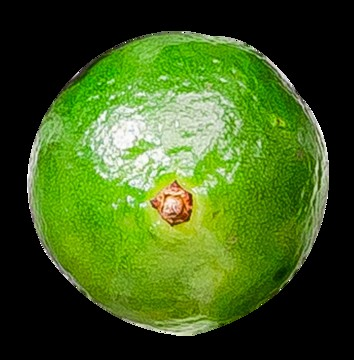
#> input picture cloud-ai/quatsample.jpg, 354 x 360 px
$ python -i import_roboflow.py   (imports and definitions only)
#> lines starting #> are read from the running program, lines starting #| are printed output that depends on the picture
"""Convert a local Roboflow COCO export to YOLO classification folders.

Crop each annotated fruit and preserve the source train/valid/test assignments.
The original download is never changed. This script does not download data or
read credentials. Expected labels: unripe, ripe, rotten.
"""

import argparse
from collections import Counter
import hashlib
import json
import math
from pathlib import Path
import sys

from PIL import Image

CLASS_MAP = {"unripe": "GREEN", "ripe": "RIPE", "rotten": "REJECT"}
CLASSES = sorted(CLASS_MAP.values())
SOURCE_URL = "https://universe.roboflow.com/jobbie/calamansi-ripeness-cvxus"
LICENSE_URL = "https://creativecommons.org/licenses/by/4.0/"


def image_path_within(folder, filename):
    path = (folder / filename).resolve()
    if not path.is_relative_to(folder.resolve()) or not path.is_file():
        raise ValueError(f"Missing image or path outside split directory: {filename}")
    return path


def crop_bounds(box, width, height, padding):
    if len(box) != 4 or not all(math.isfinite(value) for value in box):
        raise ValueError(f"Invalid COCO bbox: {box}")
    x, y, box_width, box_height = box
    if box_width <= 0 or box_height <= 0:
        raise ValueError(f"Empty COCO bbox: {box}")
    left = max(0, math.floor(x - box_width * padding))
    top = max(0, math.floor(y - box_height * padding))
    right = min(width, math.ceil(x + box_width * (1 + padding)))
    bottom = min(height, math.ceil(y + box_height * (1 + padding)))
    if right <= left or bottom <= top:
        raise ValueError(f"COCO bbox outside image: {box}")
    return left, top, right, bottom


def convert_dataset(source, destination, padding=0.10, source_url=SOURCE_URL, min_size=32):
    source, destination = Path(source).resolve(), Path(destination).resolve()
    if destination.exists():
        raise ValueError(f"Destination already exists; preserved: {destination}")
    if source == destination or source.is_relative_to(destination) or destination.is_relative_to(source):
        raise ValueError("Source and destination must be separate directories")
    if not math.isfinite(padding) or not 0 <= padding <= 1:
        raise ValueError("Padding must be between 0 and 1")
    if not isinstance(min_size, int) or min_size < 1:
        raise ValueError("Minimum crop size must be a positive integer")

    planned = []
    source_images = {}
    skipped_duplicates = Counter()
    skipped_small = Counter()
    counts = {split: Counter({label: 0 for label in CLASSES}) for split in ("train", "val", "test")}
    # Prefer training copies when the export repeats a source across splits,
    # removing those copies from evaluation to avoid exact-image leakage.
    for input_split, output_split in (("train", "train"), ("valid", "val"), ("test", "test")):
        folder = source / input_split
        if input_split == "valid" and not folder.is_dir():
            folder = source / "val"
        annotation_file = folder / "_annotations.coco.json"
        if not annotation_file.is_file():
            raise ValueError(f"COCO annotations not found: {annotation_file}")
        data = json.loads(annotation_file.read_text(encoding="utf-8"))
        categories = {entry["id"]: entry["name"].strip().lower() for entry in data["categories"]}
        annotations = {}
        for annotation in data["annotations"]:
            name = categories[annotation["category_id"]]
            if name not in CLASS_MAP:
                raise ValueError(f"Unsupported annotation class: {name}")
            if annotation.get("iscrowd", 0):
                raise ValueError("Crowd annotations cannot be used as individual fruit crops")
            annotations.setdefault(annotation["image_id"], []).append(annotation)

        image_ids = {entry["id"] for entry in data["images"]}
        if set(annotations) - image_ids:
            raise ValueError(f"Annotation refers to an unknown image in {input_split}")
        for image_info in data["images"]:
            boxes = annotations.get(image_info["id"], [])
            if not boxes:
                continue
            path = image_path_within(folder, image_info["file_name"])
            with Image.open(path) as opened:
                image = opened.convert("RGB")
                if image.size != (image_info["width"], image_info["height"]):
                    raise ValueError(f"Image dimensions disagree with COCO annotations: {path}")
                fingerprint = hashlib.sha256(str(image.size).encode() + image.tobytes()).hexdigest()
            if fingerprint in source_images:
                skipped_duplicates[output_split] += 1
                continue
            source_images[fingerprint] = output_split
            for annotation in boxes:
                label = CLASS_MAP[categories[annotation["category_id"]]]
                bounds = crop_bounds(annotation["bbox"], *image.size, padding)
                if min(bounds[2] - bounds[0], bounds[3] - bounds[1]) < min_size:
                    skipped_small[output_split] += 1
                    continue
                # Numeric sequence prevents filename collisions or unsafe source names.
                filename = f"fruit_{len(planned):06d}.jpg"
                planned.append({
                    "source": path,
                    "source_image": image_info["file_name"],
                    "source_hash": fingerprint,
                    "annotation_id": annotation["id"],
                    "split": output_split,
                    "label": label,
                    "bounds": bounds,
                    "filename": filename,
                })
                counts[output_split][label] += 1

    empty = [f"{split}/{label}" for split, labels in counts.items() for label, count in labels.items() if count == 0]
    if empty:
        raise ValueError(f"Empty classification groups after validation: {', '.join(empty)}")

    # All annotations and source images are validated before creating output.
    destination.mkdir(parents=True, exist_ok=False)
    for split in counts:
        for label in CLASSES:
            (destination / split / label).mkdir(parents=True)
    manifest_items = []
    for item in planned:
        relative_path = Path(item["split"]) / item["label"] / item["filename"]
        with Image.open(item["source"]) as image:
            image.convert("RGB").crop(item["bounds"]).save(destination / relative_path, quality=95)
        manifest_items.append({
            "file": relative_path.as_posix(),
            "source_image": item["source_image"],
            "source_hash": item["source_hash"],
            "annotation_id": item["annotation_id"],
            "crop_box": list(item["bounds"]),
        })
    manifest = {
        "source_url": source_url,
        "author": "Jobbie",
        "license": "CC BY 4.0",
        "license_url": LICENSE_URL,
        "changes": "COCO bounding-box crops with 10% padding by default; labels mapped to GREEN/RIPE/REJECT",
        "padding": padding,
        "minimum_crop_size": min_size,
        "class_mapping": CLASS_MAP,
        "counts": {split: dict(labels) for split, labels in counts.items()},
        "source_image_count": len(source_images),
        "skipped_duplicate_images": dict(skipped_duplicates),
        "skipped_small_crops": dict(skipped_small),
        "limitations": [
            "Calamansi reference data; validate on the target kumquat variety and camera before deployment.",
            "Exact source-image duplicates removed; physical-fruit identity and near-duplicates are not available.",
            "Original source splits preserved; all crops from a source image stay together.",
        ],
        "images": manifest_items,
    }
    (destination / "dataset_manifest.json").write_text(
        json.dumps(manifest, indent=2, ensure_ascii=False) + "\n", encoding="utf-8"
    )
    attribution = (
        "Calamansi-ripeness dataset by Jobbie (2025)\n"
        f"Source: {source_url}\n"
        f"License: CC BY 4.0 - {LICENSE_URL}\n"
        "Changes: bounding-box crops, padding, and class-name mapping.\n"
        "This is reference data, not a guarantee of field accuracy.\n"
    )
    (destination / "ATTRIBUTION.txt").write_text(attribution, encoding="utf-8")
    return manifest


def main():
    parser = argparse.ArgumentParser(description=__doc__)
    parser.add_argument("--src", type=Path, required=True, help="Extracted COCO export root")
    parser.add_argument("--dest", type=Path, default=Path("datasets/kumquat"))
    parser.add_argument("--padding", type=float, default=0.10)
    parser.add_argument("--min-size", type=int, default=32, help="Skip crops with either dimension below this size")
    args = parser.parse_args()
    try:
        manifest = convert_dataset(args.src, args.dest, args.padding, min_size=args.min_size)
    except (OSError, ValueError, KeyError, TypeError) as error:
        print(f"[ERROR] {error}")
        return 1
    for split, counts in manifest["counts"].items():
        print(f"{split}: {counts}")
    print(f"Skipped small crops: {manifest['skipped_small_crops']}")
    print(f"[OK] Classification data ready: {args.dest.resolve()}")
    return 0


# [2 lines not run here, left out]

>>> import cv2
>>> picture = cv2.imread('../cloud-ai/quatsample.jpg', cv2.IMREAD_GRAYSCALE)
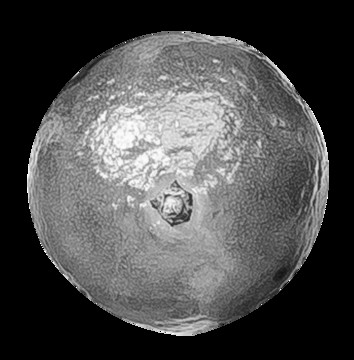
#> picture: shape (360, 354); min 0, max 255, mean 76.2
>>> result = convert_dataset(picture, 'out.png')
#> (the run stopped early here; a loop or call above may not have finished)

$ run again, on cloud-ai/ripe.jpg
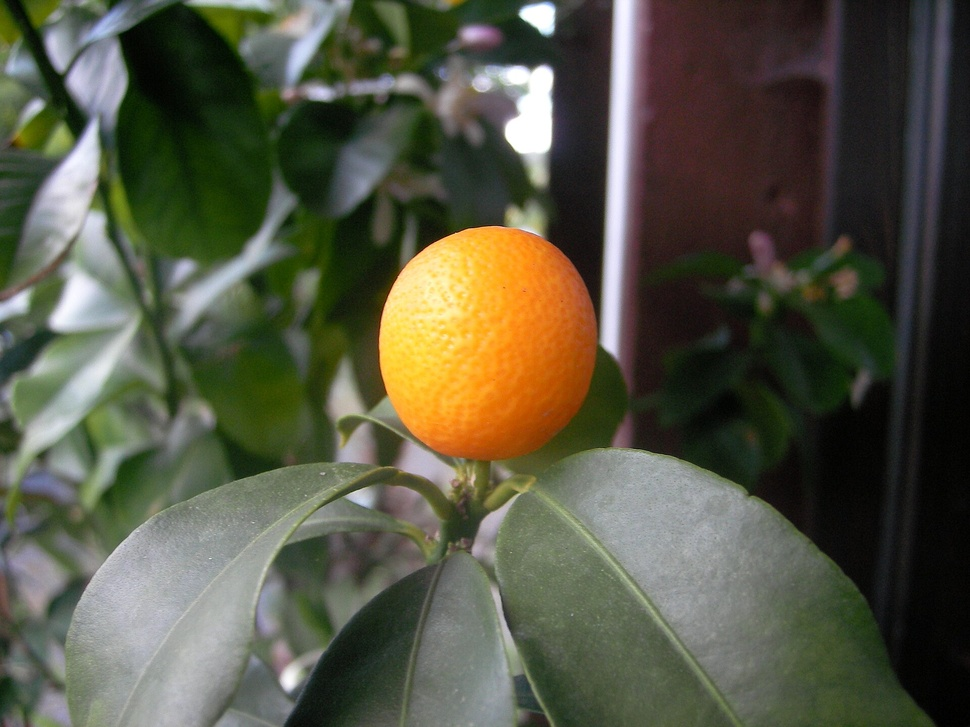
#> input picture cloud-ai/ripe.jpg, 970 x 727 px, shrunk from 1920 x 1440 before the run
#> `picture = cv2.imread('../cloud-ai/quatsample.jpg', cv2.IMREAD_GRAYSCALE)`:
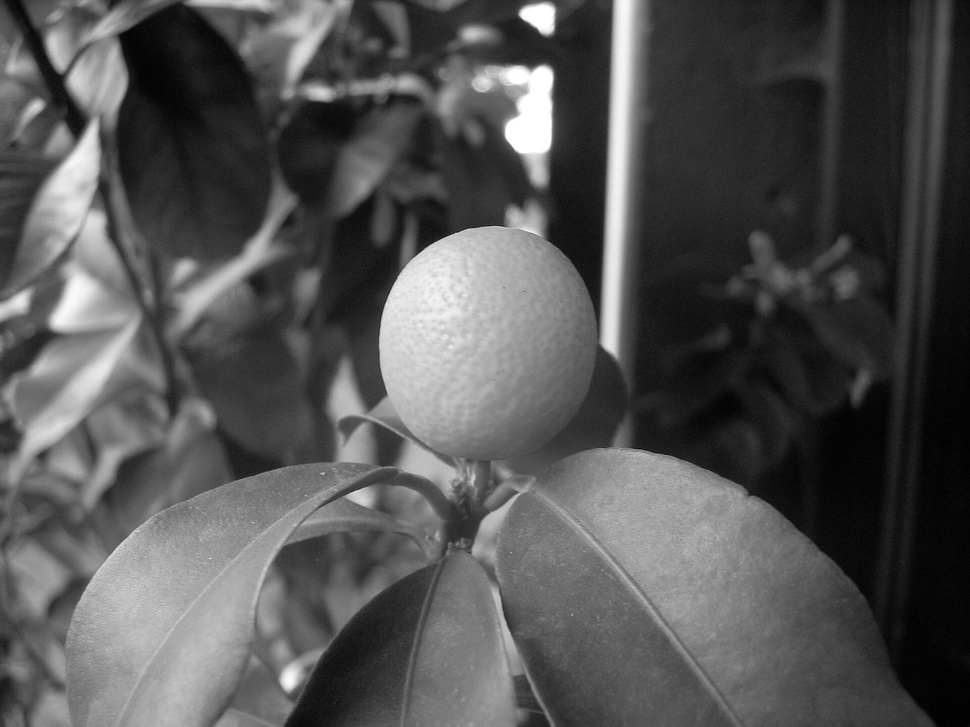
#> picture: shape (727, 970); min 0, max 255, mean 84.2
